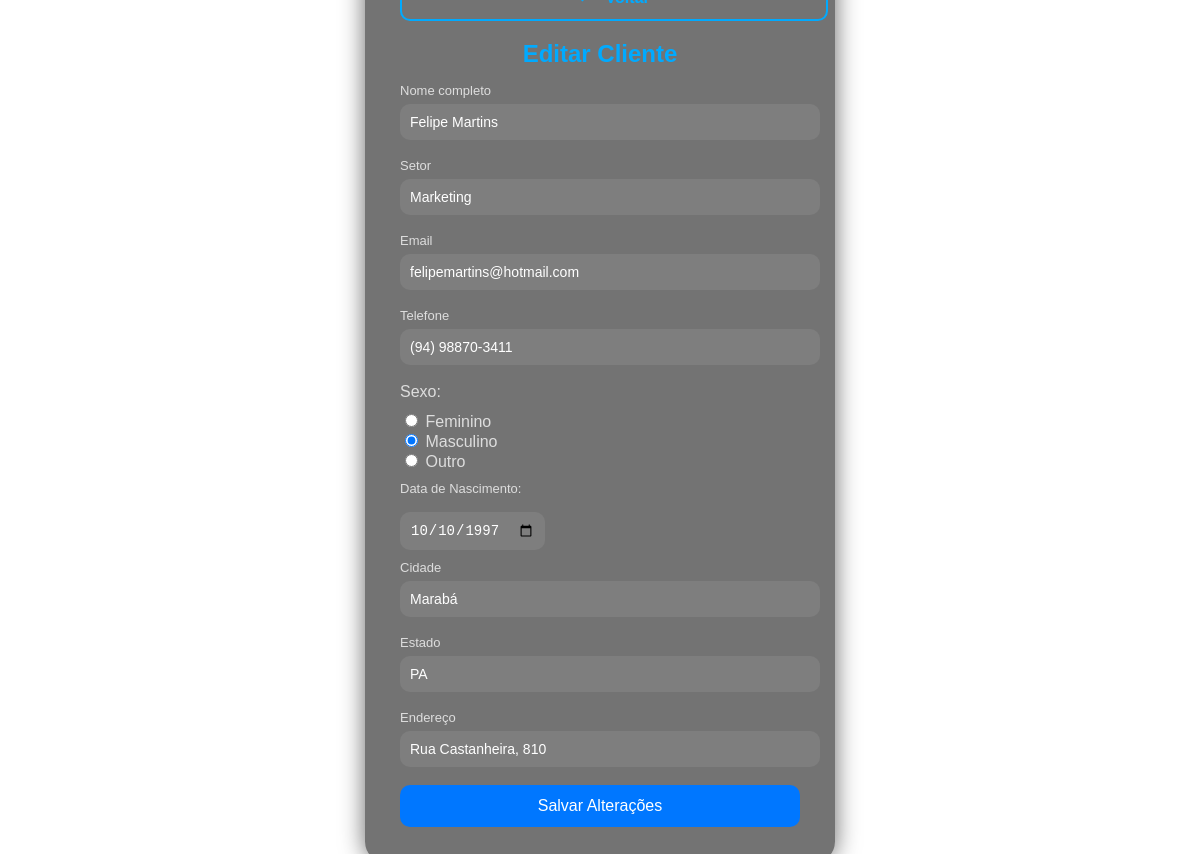
/edit.php?id=38 (signed in), run on the app's committed database.
### tables this page shows
CREATE TABLE `usuarios` (
  `id` int(11) NOT NULL AUTO_INCREMENT,
  `nome` varchar(100) NOT NULL,
  `setor` varchar(100) NOT NULL,
  `email` varchar(100) NOT NULL,
  `telefone` varchar(20) NOT NULL,
  `sexo` varchar(10) NOT NULL,
  `data_nasc` date NOT NULL,
  `cidade` varchar(100) NOT NULL,
  `estado` varchar(50) NOT NULL,
  `endereco` varchar(150) NOT NULL,
  PRIMARY KEY (`id`)
);

### edit.php (the view, shortened to what this page needs)
<?php
include_once('config.php');
if(!empty($_GET['id']))
{
    $id = intval($_GET['id']);
    $sqlSelect = "SELECT * FROM usuarios WHERE id=$id";
    $result = $conexao->query($sqlSelect);
    if($result && $result->num_rows > 0)
    {
        $user_data = mysqli_fetch_assoc($result);
        $nome       = $user_data['nome'];
        $setor      = $user_data['setor'];
        $email      = $user_data['email'];
        $telefone   = $user_data['telefone'];
        $sexo       = $user_data['sexo'];
        $data_nasc  = $user_data['data_nasc'];
        $cidade     = $user_data['cidade'];
        $estado     = $user_data['estado'];
        $endereco   = $user_data['endereco'];
    }
    else
    {
        header('Location: sistema.php');
        exit;
    }
}
else
{
    header('Location: sistema.php');
    exit;
}
?>
<!DOCTYPE html>
<html lang="pt-BR">
<head>
</head>
<body>
<div class="box">
    <a href="sistema.php" class="back-btn">⟵ Voltar</a>
    <form action="saveEdit.php" method="POST">
        <h1><b>Editar Cliente</b></h1>
        <div class="inputBox">
            <label class="labelInput" for="nome">Nome completo</label>
            <input type="text" name="nome" id="nome" class="inputUser" value="<?php echo isset($nome) ? htmlspecialchars($nome) : ''; ?>" required>
        </div>
        <div class="inputBox">
            <label class="labelInput" for="setor">Setor</label>
            <input type="text" name="setor" id="setor" class="inputUser" value="<?php echo isset($setor) ? htmlspecialchars($setor) : ''; ?>" required>
        </div>
        <div class="inputBox">
            <label class="labelInput" for="email">Email</label>
            <input type="text" name="email" id="email" class="inputUser" value="<?php echo isset($email) ? htmlspecialchars($email) : ''; ?>" required>
        </div>
        <div class="inputBox">
            <label class="labelInput" for="telefone">Telefone</label>
            <input type="tel" name="telefone" id="telefone" class="inputUser" value="<?php echo isset($telefone) ? htmlspecialchars($telefone) : ''; ?>" required>
        </div>
        <p style="margin: 10px 0; color:#ddd;">Sexo:</p>
        <label style="color:#ddd; margin-right: 10px;"><input type="radio" name="genero" value="feminino" <?php echo (isset($sexo) && $sexo == 'feminino') ? 'checked' : ''; ?>> Feminino</label><br>
        <label style="color:#ddd; margin-right: 10px;"><input type="radio" name="genero" value="masculino" <?php echo (isset($sexo) && $sexo == 'masculino') ? 'checked' : ''; ?>> Masculino</label><br>
        <label style="color:#ddd; margin-right: 10px;"><input type="radio" name="genero" value="outro" <?php echo (isset($sexo) && $sexo == 'outro') ? 'checked' : ''; ?>> Outro</label>
        <label class="labelInput" style="margin-top:10px;" for="data_nascimento">Data de Nascimento:</label>
        <input type="date" name="data_nascimento" id="data_nascimento" value="<?php echo isset($data_nasc) ? htmlspecialchars($data_nasc) : ''; ?>" required>
        <div class="inputBox">
            <label class="labelInput" for="cidade">Cidade</label>
            <input type="text" name="cidade" id="cidade" class="inputUser" value="<?php echo isset($cidade) ? htmlspecialchars($cidade) : ''; ?>" required>
        </div>
        <div class="inputBox">
            <label class="labelInput" for="estado">Estado</label>
            <input type="text" name="estado" id="estado" class="inputUser" value="<?php echo isset($estado) ? htmlspecialchars($estado) : ''; ?>" required>
        </div>
        <div class="inputBox">
            <label class="labelInput" for="endereco">Endereço</label>
            <input type="text" name="endereco" id="endereco" class="inputUser" value="<?php echo isset($endereco) ? htmlspecialchars($endereco) : ''; ?>" required>
        </div>
        <input type="submit" name="update" id="submit" value="Salvar Alterações">
    </form>
</div>
</body>
</html>

### edit.php (style rules this page uses)
body { font-family: Arial, Helvetica, sans-serif; background: url('https://images.unsplash.com/photo-1485217988980-11786ced9454?auto=format&fit=crop&w=1200&q=80'); background-size: cover; backdrop-filter: blur(5px); height: 100vh; margin: 0; display: flex; justify-content: center; align-items: center; }
.box { width: 400px; background: rgba(0,0,0,0.55); padding: 35px; border-radius: 20px; box-shadow: 0 0 25px rgba(0,0,0,.6); color: #fff; display: flex; flex-direction: column; gap: 14px; position:absolute; }
h1 { text-align: center; margin: 0; margin-bottom: 15px; font-size: 24px; color: #00aaff; }
.inputBox { margin-bottom: 18px; width: 100%; }
.inputUser { width: 100%; padding: 10px; border-radius: 10px; border: none; outline: none; background: rgba(255,255,255,.08); color: #fff; font-size: 14px; }
.labelInput { display: block; font-size: 13px; margin-bottom: 6px; color: #ddd; }
#data_nascimento { margin: 10px 0; font-size: 14px; padding: 10px; border-radius: 10px; border: none; background: rgba(255,255,255,.08); color: #fff; }
#submit { width: 100%; padding: 12px; background: #0077ff; border: none; border-radius: 10px; color: white; cursor: pointer; font-size: 16px; transition: .3s; }
.back-btn { display: block; width: 100%; padding: 12px; background: transparent; border: 2px solid #00aaff; border-radius: 10px; text-align: center; color: #00aaff; font-size: 16px; font-weight: bold; text-decoration: none; transition: .3s; margin-bottom: 5px; }

### data on the page
usuarios: nome "Felipe Martins", setor "Marketing", email "felipemartins@hotmail.com", telefone "(94) 98870-3411", sexo "☐ Feminino", sexo "☑ Masculino", sexo "☐ Outro", data_nascimento "10/10/1997", cidade "Marabá", estado "PA", endereco "Rua Castanheira, 810"
